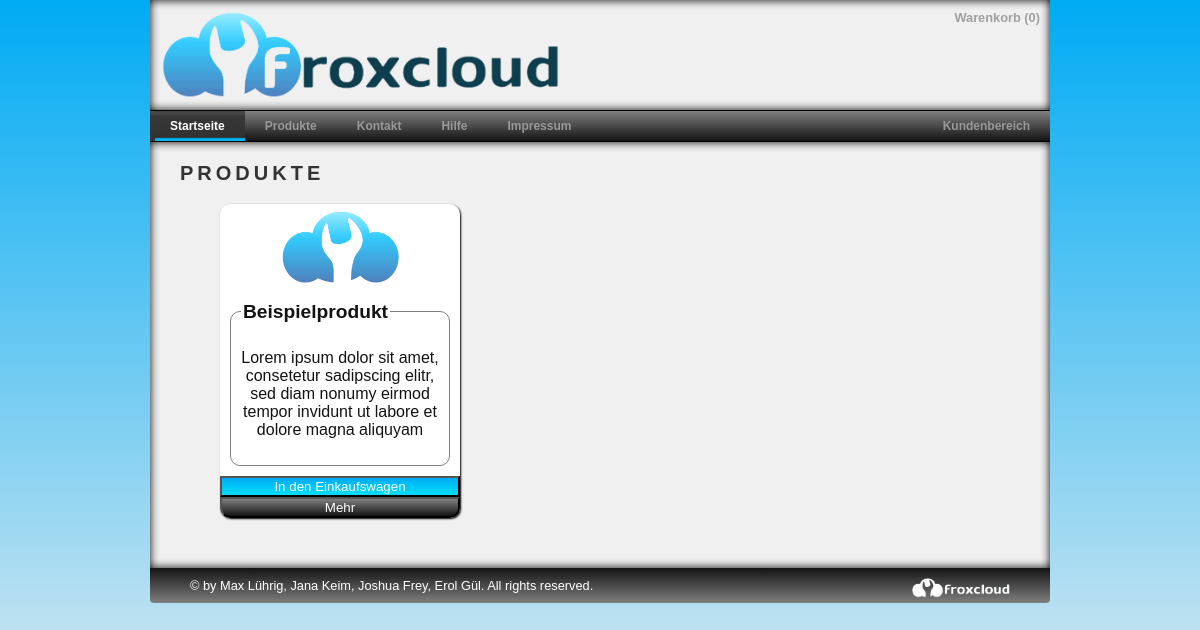
Page /products.html?lang=de-de on the earlier database version.
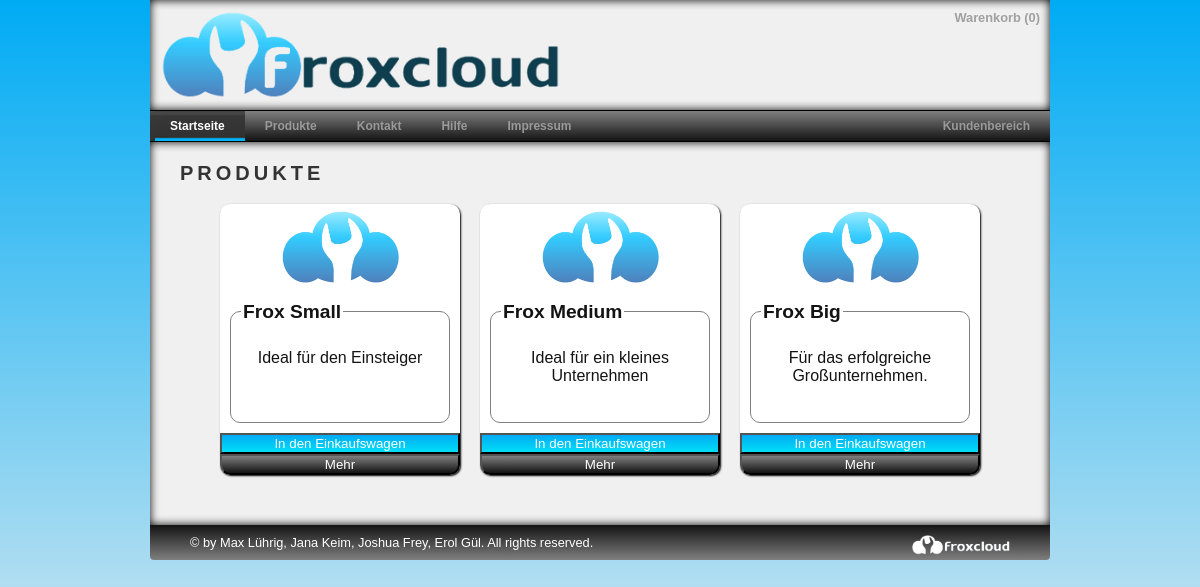
Same page on the later database version.
### tables this page shows
CREATE TABLE IF NOT EXISTS `tbl_product` (
  `product_id` int(11) NOT NULL AUTO_INCREMENT,
  `language_id` int(11) NOT NULL,
  `title` varchar(50) NOT NULL,
  `contract_periode` tinyint(4) NOT NULL,
  `description` mediumtext,
  `quantity` int(11) NOT NULL,
  `price` double NOT NULL,
  `active` tinyint(1) NOT NULL DEFAULT '0',
  PRIMARY KEY (`product_id`,`language_id`),
  KEY `fk_product_language_id` (`language_id`)
);

### index.php (called while the page is built)
<?php
	include("header.php");
	include("menu.php");
	include("mainpage.php");
	include("footer.php");
?>

### includes/classes/cl_language.php (called while the page is built, shortened)
<?php
class language {
	public static function getBrowserLanguage() {
		$supportedLanguages = language::getSupportedLanguages();
		if (isset($_SERVER['HTTP_ACCEPT_LANGUAGE'])) {
			preg_match_all('/([a-z]{1,8}(-[a-z]{1,8})?)\s*(;\s*q\s*=\s*(1|0\.[0-9]+))?/i', $_SERVER['HTTP_ACCEPT_LANGUAGE'], $lang_parse);
			if (count($lang_parse[1])) {
				$langs = array_combine($lang_parse[1], $lang_parse[4]);
				foreach ($langs as $lang => $val) {
					if ($val === '') $langs[$lang] = 1;
				}
			}
		}
		return language::internalToISO( customizing::get_default_language() );
	}
	public static function internalToISO($language_id) {
		$sql_statement = 'SELECT l.iso_code FROM '. TBL_LANGUAGE .' AS l WHERE l.language_id = '. (int) $language_id;
		$query = db_query($sql_statement);
		if(db_num_results($query) == 1) {
			$result_data = db_fetch_array($query);
			return $result_data['iso_code'];
		}
		else {
			return null;
		}
	}
	public static function ISOTointernal($iso_code) {
		$sql_statement = 'SELECT l.language_id FROM '. TBL_LANGUAGE .' AS l WHERE l.iso_code = "'. $iso_code .'"';
		$query = db_query($sql_statement);
		if(db_num_results($query) == 1) {
			$result_data = db_fetch_array($query);
			return $result_data['language_id'];
		}
		else {
			return null;
		}
	}
	private static function getSupportedLanguages() {
		$sql_statement = 'SELECT l.language_id, l.iso_code FROM '. TBL_LANGUAGE .' AS l ORDER BY l.iso_code';
		$query = db_query($sql_statement);
		$return_array = array();
		while($row = db_fetch_array($query)) {
			$return_array[$row['iso_code']] = $row['language_id'];
		}
		return $return_array;
	}
}
?>

### functions/database.php (called while the page is built, shortened)
<?php
function db_query($sql_statement,$connection = 'db_connection') {
	global $$connection;
	$result = mysql_query($sql_statement, $$connection) or db_error($sql_statement, mysql_errno(), mysql_error());
	return $result;
}
function db_num_results($db_query) {
	return mysql_num_rows($db_query);
}
function db_fetch_array($db_query) {
	return mysql_fetch_array($db_query, MYSQL_ASSOC);
}
?>

### includes/classes/cl_customizing.php (called while the page is built, shortened)
<?php
class customizing {
	public static function get_default_language() {
		$sql_statement = 'SELECT cust.value AS default_language FROM '. TBL_CUSTOMIZING .' AS cust WHERE cust.key = "default_language"';
		$query = db_query($sql_statement);
		$default_language = db_fetch_array($query);
		return $default_language['default_language'];
	}
}
?>

### functions/general.php (called while the page is built, shortened)
<?php
function get_default_language() {
	$sql_statement = 'SELECT cust.value AS default_language FROM '. TBL_CUSTOMIZING .' AS cust WHERE cust.key = "default_language"';
	$query = db_query($sql_statement);
	$default_language = db_fetch_array($query);
	return $default_language['default_language'];
}
?>

### includes/classes/cl_shoppingcart.php (called while the page is built, shortened)
<?php
class shoppingcart {
	private $session_id;
	public function __construct($session_id, $language_id = NULL) {
		$this->session_id = $session_id;
		$this->loadProducts($language_id);
	}
	public function getNumberOfProducts() {
		if(!$this->isEmpty()) {
			$sql_statement = 'SELECT SUM( sc.quantity ) AS number_of_products FROM '. TBL_SHOPPING_CART .' AS sc WHERE sc.session_id = "'. $this->session_id .'"';
			$productcount_query = db_query($sql_statement);
			$result_data = db_fetch_array($productcount_query);
			return $result_data['number_of_products'];
		}
		else {
			return 0;
		}
	}
	private function loadProducts($language_id = NULL) {
		if($language_id == null) {
			$language_id = get_default_language();
		}
		$sql_statement = 'SELECT sc.product_id, sc.quantity, p.price, p.title FROM '. TBL_SHOPPING_CART .' AS sc INNER JOIN '. TBL_PRODUCT .' AS p ON sc.product_id = p.product_id WHERE sc.session_id = "'. $this->session_id .'" AND p.language_id = '. $language_id;
		$query = db_query($sql_statement);
	}
	private function isEmpty() {
		$sql_statement = 'SELECT sc.product_id FROM '. TBL_SHOPPING_CART .' AS sc WHERE sc.session_id = "'. $this->session_id .'"';
		$cart_products_query = db_query($sql_statement);
		if(db_num_results($cart_products_query) == 0) {
			return true;
		}
		else {
			return false;
		}
	}
}
?>

### includes/classes/cl_customer.php (called while the page is built, shortened)
<?php
class customer {
	public static function isLoggedIn($session_id) {
		$sql_statement = 'SELECT ac.customer_id FROM '. TBL_ACTIVE_CUSTOMER .' AS ac WHERE ac.session_id = "'. $session_id .'" AND ac.expiration_date > NOW()';
		$query = db_query($sql_statement);
		if(db_num_results($query) == 1) {
			return true;
		}
		else {
			return false;
		}
	}
}
?>

### includes/classes/cl_product.php (called while the page is built, shortened)
<?php
class product {
	public static function getAllActiveProducts($languageId){
		$sql_select_statement = 'SELECT * FROM '. TBL_PRODUCT .' AS p WHERE language_id = "'. $languageId .'" AND active = "1" ORDER BY p.product_id ASC';
		$active_product_query = db_query($sql_select_statement);
		$active_product_array = array();
		while($data = db_fetch_array($active_product_query)){
			$active_product_array[$data['product_id']] = array("title" => $data['title'],
													   "contract_periode" => $data['contract_periode'],
													   "description" => $data['description'],
													   "quantity" => $data['quantity'],
													   "price" => $data['price']);
		}
		return $active_product_array;
	}
}
?>

### bodys/product.php (the view, shortened to what this page needs)
<?php
require_once PATH_CLASSES .'cl_customizing.php';
require_once PATH_CLASSES .'cl_language.php';
require_once PATH_CLASSES .'cl_product.php';
$language_id = language::ISOTointernal(language::getBrowserLanguage());
$customizing = new customizing($language_id);
$index = 0;
echo '
<h1>'.VIEW_MENU_PRODUCTS.'</h1>
<div class="boxwrapper">
';
$active_product_array = product::getAllActiveProducts($language_id);
foreach ($active_product_array as $product_id => $product_data){
	$attribute_value_map = array();
	$product_info_map = productInfo::getAttributesByProductId($product_id);
	$existing_attributes = productAttribute::getAllExistingAttrByLang($language_id);
	foreach($product_info_map as $attribute_id => $value){
		$attribute_value_map[$existing_attributes[$attribute_id]] = $value;
	}
	if($index % 3 == 0){
		echo'<div class="productwrapper"> ';
	}
	$return_string = '
	<div class="whitebox box_3inRow">
		<img ID="littlelogo" src="images/logos/logo.png">
		<fieldset>
			<legend>
				'. $product_data['title'].'
			</legend>
			<p>'.$product_data['description'].'</p>
		</fieldset>
		<button class="buttonlayout_buy" rel="'.$product_id.'">'.BUTTON_ADD_TO_CART.'</button>
		<div id="book'.$product_id.'" class="slidebox">
			<fieldset>
				<legend>
					Details
				</legend>
				<ul>
	<li>'.PRODUCT_CONTRACT_PERIODE.': '.$product_data['contract_periode'].' '. LABEL_PRODUCT_CONTRACT_PEROIDE_UNIT .'</li>
	<li>'.PRODUCT_PRICE.': '.$product_data['price'].' '. LABEL_PRODUCT_PRICE_UNIT_EURO .'</li>';
	foreach($attribute_value_map as $attr_name => $value) {
		if(array_search($attr_name, $existing_attributes) == $customizing->getCustomizingValue('sys_product_attribute_discspace') ) {
			$return_string = $return_string. '<li>'. $attr_name .': '. $value . LABEL_PRODUCT_DISCSPACE_UNIT .'</li>';
		}
		else {
			$return_string = $return_string. '<li>'. $attr_name .': '. $value .'</li>';
		}
	}
	$value_array = array($product_id, PRODUCT_DETAILS_LESS, PRODUCT_DETAILS_MORE);
	$trimmed_values = implode(',', $value_array);
	$return_string = $return_string.
				'</ul>
			</fieldset>
		</div>
	<button class="buttonlayout_more" rel="'.$trimmed_values.'">'.PRODUCT_DETAILS_MORE.'</button>
	</div>
	';
	if($index % 3 == 0){
		$return_string = $return_string.'</div> ';
	}
	$index++;
	echo $return_string;
}
echo'</div>'
?>

### header.php (shortened to what this page needs)
<?php
require PATH_CLASSES .'cl_customizing.php';
require PATH_CLASSES .'cl_language.php';
require PATH_CLASSES .'cl_shoppingcart.php';
require PATH_CLASSES .'cl_customer.php';
require PATH_CLASSES .'cl_product.php';
require PATH_CLASSES .'cl_product_info.php';
require 'functions/database.php';
require 'functions/general.php';
$site_language = language::getBrowserLanguage();
$cart = new shoppingcart(session_id());
?>
<!DOCTYPE HTML PUBLIC "-//W3C//DTD HTML 4.01 Frameset//EN">
<html>
<head>
<link rel="stylesheet" href="css/style.css" media="screen and (min-device-width: 600px)" type="text/css" />
<link rel="stylesheet" href="css/print.css" type="text/css" media="print">
<link rel="stylesheet" href="css/colorbox.css" type="text/css">
<link type="text/css" rel="stylesheet" media="only screen and (max-device-width: 599px)" href="css/handheld.css" />
<link rel="stylesheet" media="screen and (-webkit-device-pixel-ratio:0.75)" href="css/handheld.css" />
<link rel="stylesheet" href="css/handheld.css" media="handheld" type="text/css" />
</head>
<body>
<div class="header">
	<img ID="logo" src="images/fcloud.png">
	<div class="header_right">
		<a href="shoppingcart.html?lang=<?php echo $site_language; ?>" id="shoppingcart" class="nav"><?php echo VIEW_MENU_SHOPPING_CART; ?> (<span id="current_cart_quantity"><?php echo $cart->getNumberOfProducts(); ?></span>)</a>
		<br>
	</div>
</div>

### menu.php (shortened to what this page needs)
<div class="mainmenu">
	<ul>
	   <li><a href="home.html?lang=<?php echo $site_language; ?>" id="home" class="nav mm_active"><span><?php echo VIEW_MENU_HOME; ?></span></a></li>
	   <li><a href="products.html?lang=<?php echo $site_language; ?>" id="products" class="nav"><span><?php echo VIEW_MENU_PRODUCTS; ?></span></a></li>
	   <li><a href="help.html?lang=<?php echo $site_language; ?>" id="help" class="nav"><span><?php echo VIEW_MENU_HELP; ?></span></a></li>
	   <li><a href="imprint.html?lang=<?php echo $site_language; ?>" id="imprint" class="nav"><span><?php echo VIEW_MENU_IMPRINT; ?></span></a></li>
	   <?php
	   	if (customer::isLoggedIn(session_id()) == true ) {
	   		echo '<li id="mainmenuelement"><a href="#!page=customercenter&lang='. $site_language .'" id="customercenter" class="nav"><span>'. VIEW_MENU_CUSTOMERCENTER .'</span></a></li>';
	   	}
	   	else {
	   		echo '<li id="mainmenuelement"><a href="#!page=customercenter&lang='. $site_language .'" id="customercenter"><span>'. VIEW_MENU_CUSTOMERCENTER .'</span></a></li>';
	   	}
	   ?>
	</ul>
</div>

### mainpage.php (shortened to what this page needs)
<div class="content_container" id="content_container">
<?php
if(isset($_GET['page'])) {
	$action = 'show_'. substr($_GET['page'], 0);
	include_once 'logic/process_content_handling.php';
}
?>
</div>

### logic/process_content_handling.php (shortened to what this page needs)
<?php
require_once PATH_CLASSES .'cl_customizing.php';
require_once PATH_CLASSES .'cl_language.php';
require_once PATH_CLASSES .'cl_shoppingcart.php';
require_once PATH_CLASSES .'cl_customer.php';
require_once PATH_CLASSES .'cl_content.php';
require_once PATH_FUNCTIONS .'database.php';
require_once PATH_FUNCTIONS .'general.php';
switch($action) {
	case 'show_products':
		include PATH_BODYS .'product.php';
		break;
}
?>

### footer.php
<div class="footer">
		&copy; by Max L&uumlhrig, Jana Keim, Joshua Frey, Erol G&uumll. All rights reserved.
	<img ID="froxcloud_white" src="images/logos/froxcloud_white.png">
</div>
</body>
</html>

### css/style.css (style rules this page uses)
html, body { min-height: 100%; filter: progid:DXImageTransform.Microsoft.gradient(startColorstr='#00abf4', endColorstr='#F0F0F0'); }
body { color: #131313; width: 900px; margin: 0 auto; font-family: Arial, Helvetica, sans-serif; filter: progid:DXImageTransform.Microsoft.gradient(startColorstr='#00abf4', endColorstr='#F0F0F0'); background: -webkit-gradient(linear, left top, left bottom, from(#00abf4), to(#F0F0F0)); background: -moz-linear-gradient(top, #00abf4, #F0F0F0); background-repeat:no-repeat; }
.header { background-color: #F0F0F0; width: 900px; height: 110px; -moz-box-shadow: inset 0 0 10px 0 #000; -webkit-box-shadow: inset 0 0 10px 0 #000; box-shadow: inset 0 0 10px 0 #000; }
.header_right { float: right; width: 450px; height: 90px; position: relative; text-align: right; margin-top: 10px; margin-bottom: 10px; }
.content_container { background-color: #F0F0F0; width: 900px; height: auto; text-align:center; position:relative; float: left; clear: both; padding-bottom: 40px; background-repeat:no-repeat; min-height: 300px; -moz-box-shadow: inset 0 0 10px 0 #000; -webkit-box-shadow: inset 0 0 10px 0 #000; box-shadow: inset 0 0 10px 0 #000; }
.footer { width: 820px; clear: both; position:relative; top: 0px; border-bottom-left-radius: 4px; border-bottom-right-radius: 4px; padding: 10px 40px; text-align: center; font-size: 0.8em; color: white; text-align:left; clear:both; filter: progid:DXImageTransform.Microsoft.gradient(startColorstr='#131313', endColorstr='#7f7f7f'); background: -webkit-gradient(linear, left top, left bottom, from(#131313), to(#7f7f7f)); background: -moz-linear-gradient(top, #131313, #7f7f7f); }
body h1 { font-family: Arial, Helvetica, sans-serif; font-weight: bold; font-size: 1.25em; letter-spacing: .2em; line-height: 1.1em; margin: 20px 30px 10px; text-align: left; text-transform: uppercase; color: #333; float: left; }
a:link { color:black; text-decoration:none; }
#shoppingcart { margin: 10px; font-weight:bold; font-size: 0.8em; color:#A0A0A0; }
.boxwrapper { margin: 40px auto; width: 780px; }
.productwrapper { width: 780px; clear:both; }
.whitebox { float: left; background-color: white; border-radius: 10px; box-shadow: 1px 1px 2px black; margin: 10px; }
.box_3inRow { width: 240px; height: auto; }
fieldset { border: black solid 1px; border-radius: 10px; border-color: grey; padding: 10px; margin:10px; min-height:100px; width: auto; }
legend { font-weight:bold; font-size: 1.2em; text-align: left; }
#littlelogo { width: 120px; margin: 5px; }
#logo { width: 400px; margin: 10px; }
#froxcloud_white { height: 20px; float:right; bottom:0px; }
.buttonlayout_more { width: 100%; border-bottom-left-radius: 10px; border-bottom-right-radius: 10px; color: white; filter: progid:DXImageTransform.Microsoft.gradient(startColorstr='#7f7f7f', endColorstr='#131313'); background: -webkit-gradient(linear, left top, left bottom, from(#7f7f7f), to(#131313)); background: -moz-linear-gradient(top, #7f7f7f, #131313); }
.buttonlayout_buy { width: 100%; color: white; filter: progid:DXImageTransform.Microsoft.gradient(startColorstr='#00abf4', endColorstr='#02def7'); background: -webkit-gradient(linear, left top, left bottom, from(#00abf4), to(#02def7)); background: -moz-linear-gradient(top, #00abf4, #02def7); }
.mainmenu ul { margin:0; padding:0; list-style-type:none; width:auto; position:relative; display:block; height:30px; font-size:12px; font-weight:bold; background:transparent url(../images/nav_bg.png) repeat-x top left; font-family:Arial, Helvetica, sans-serif; border-bottom:1px solid #000000; border-top:1px solid #000000; filter: progid:DXImageTransform.Microsoft.gradient(startColorstr='#7f7f7f', endColorstr='#131313'); background: -webkit-gradient(linear, left top, left bottom, from(#7f7f7f), to(#131313)); background: -moz-linear-gradient(top, #7f7f7f, #131313); }
.mainmenu li { display:block; float:left; margin:0; padding:0; }
.mainmenu li a { display:block; float:left; color:#999999; text-decoration:none; font-weight:bold; padding:8px 20px 0 20px; }
.mainmenu li a.mm_active { color: white; display:inline; height:22px; background:transparent url(../images/nav_bg.png) 0px -30px no-repeat; float:left; margin:0; }
#mainmenuelement { float: right; }

Differences in the rows shown:
removed tbl_product: title "Beispielprodukt", description "Lorem ipsum dolor sit amet, consetetur sadipscing elitr, sed diam nonumy eirmod tempor invidunt ut labore et dolore magna aliquyam"
added tbl_product: title "Frox Small", description "Ideal für den Einsteiger"
added tbl_product: title "Frox Medium", description "Ideal für ein kleines Unternehmen"
added tbl_product: title "Frox Big", description "Für das erfolgreiche Großunternehmen."
